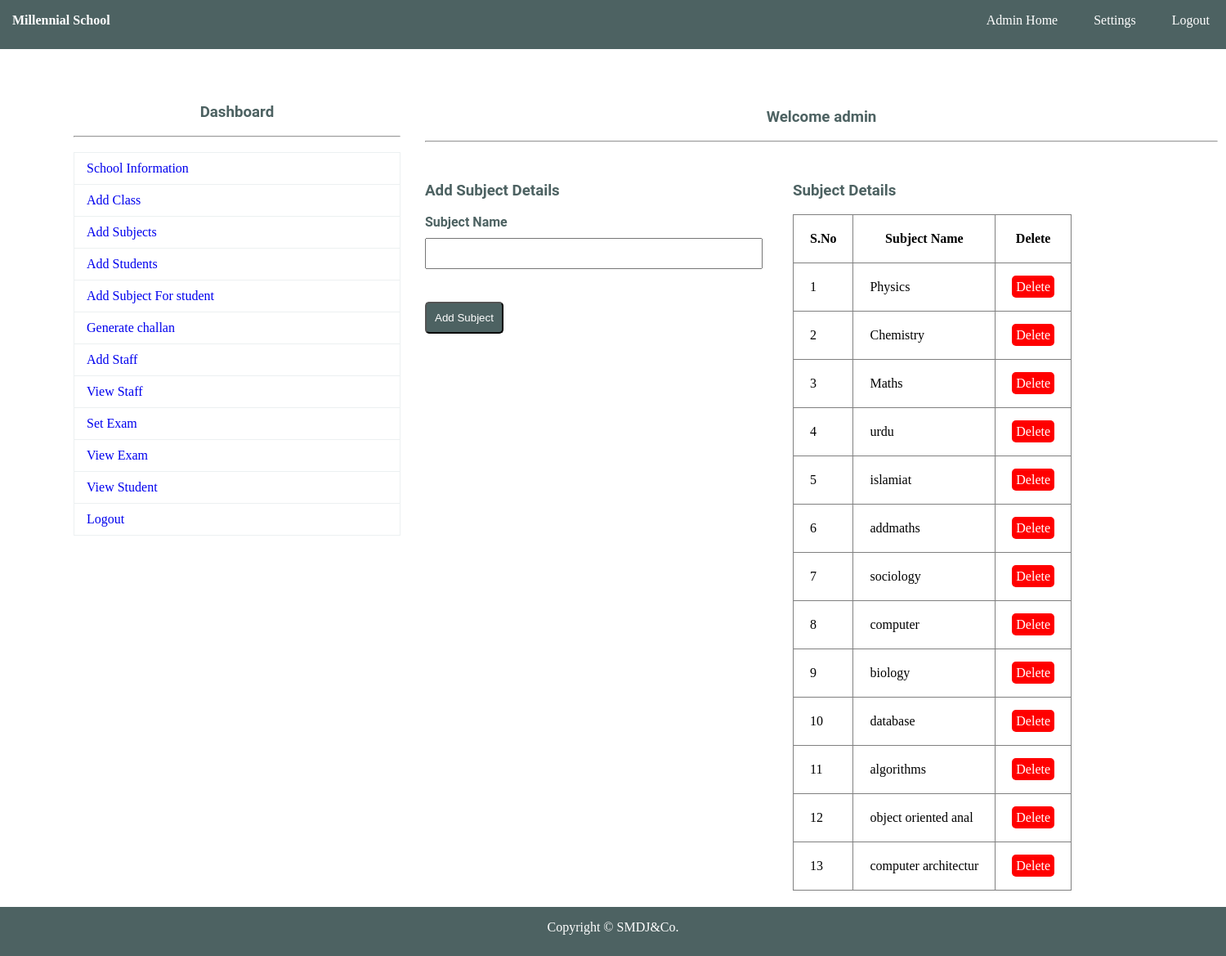
The page /MillennialSchool.com/school/add_subjects.php (signed in) on the database its author committed.
### tables this page shows
CREATE TABLE `course` (
  `id` int(11) NOT NULL,
  `name` varchar(20) NOT NULL
);

### MillennialSchool.com/school/add_subjects.php (the view, shortened to what this page needs)
<?php
	include"database.php";
?>
<!DOCTYPE html>
<html>
	<head>
		<link rel="stylesheet" type="text/css" href="css/style.css">
	</head>
	<body>
				<?php include"navbar.php";?><br>
			<div id="section">
					<?php include"sidebar.php";?><br><br><br>
					<h3 class="text">Welcome <?php echo $_SESSION["ANAME"]; ?></h3><br><hr><br>
					<div class="content1">
						<h3 > Add Subject Details</h3><br>
						<form method="post" action="<?php echo $_SERVER["PHP_SELF"];?>">
						   <label>Subject Name</label><br>
						   <input type="text" name="name" required class="input">
						   <button type="submit" class="btn" name="submit">Add Subject</button>
						</form>
					</div>
				<div class="tbox" >
					<h3 style="margin-top:30px;"> Subject Details</h3><br>
					<table border="1px" >
						<tr>
							<th>S.No</th>
							<th>Subject Name</th>
							<th>Delete</th>
						</tr>
						<?php
							$s="select * from course";
							$res=$db->query($s);
							if($res->num_rows>0)
							{
								$i=0;
								while($r=$res->fetch_assoc())
								{
									$i++;
									echo "
										<tr>
										<td>{$i}</td>
										<td>{$r["name"]}</td>
										<td><a href='sub_delete.php?id={$r["id"]}' class='btnr'>Delete</a></td>
										</tr>
									";
								}
							}
							else
							{
								echo "No Record Found";
							}
						?>
					</table>
				</div>
			</div>
				<?php include"footer.php";?>
	</body>
</html>

### MillennialSchool.com/school/css/style.css (style rules this page uses)
* { padding:0px; margin:0px; }
html { background:#fff; }
a { text-decoration:none; }
h1,h2,h3,h4,h5,h6,label { font-family:roboto; color:#4D6262; }
.btn { border-radius:5px; padding:10px; background:#4D6262; color:white; margin-top:40px; }
.btnr { border-radius:5px; padding:5px; background:#ff0000; color:white; }
.input { height:30px; width:90%; padding:2px; margin-top:10px; }
label { font-weight:bold; }
.content1 { margin-top:30px; }
.text { text-align:center; }
#section { height:auto; width:1400px; margin-left:90px; font-family:cambria; }
.content1 { margin-top:30px; height:auto; width:450px; float:left; }
.tbox { float:left; }
.tbox table { border-collapse:collapse; }
tr,td,th { padding:20px; }
table { border-collapse:collapse; }

### rows shown on the page
course: name "Physics"
course: name "Chemistry"
course: name "Maths"
course: name "urdu"
course: name "islamiat"
course: name "addmaths"
course: name "sociology"
course: name "computer"
course: name "biology"
course: name "database"
course: name "algorithms"
course: name "object oriented anal"
course: name "computer architectur"

### other values the page prints
$_SESSION["ANAME"] "admin"
